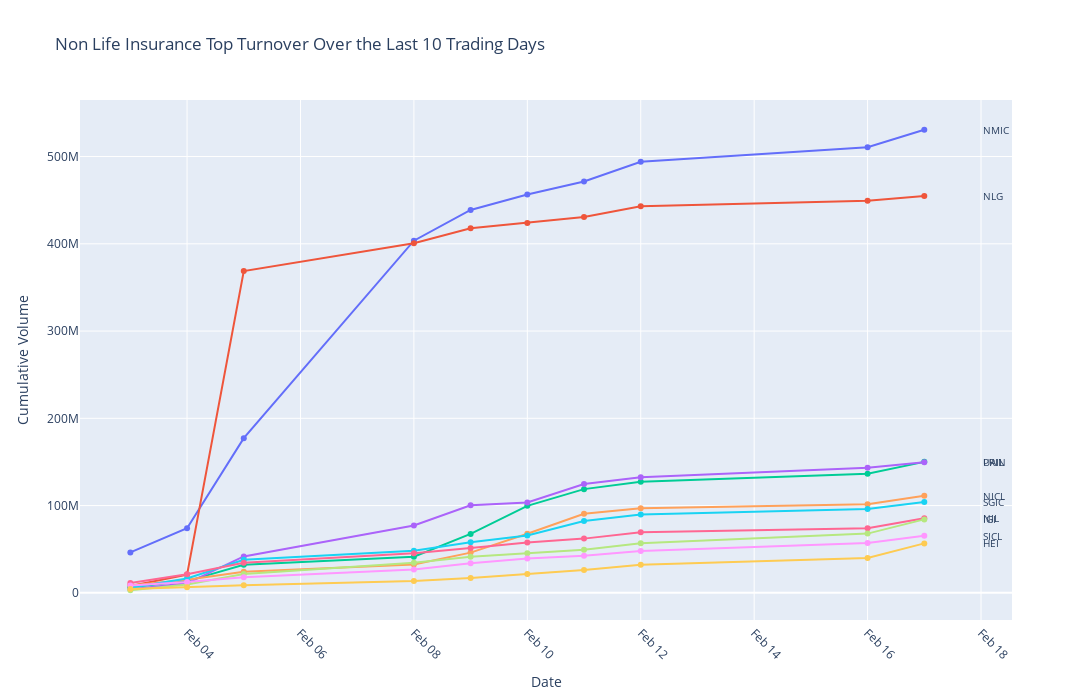

The code cell stored with this chart in its notebook:
### Code cell
days = 10 #should be greater than 0
top_n = 10
sector_specific_accumulation('Non Life Insurance', adjusted_price_sectorwise, trading_days = days, top_n= top_n)
